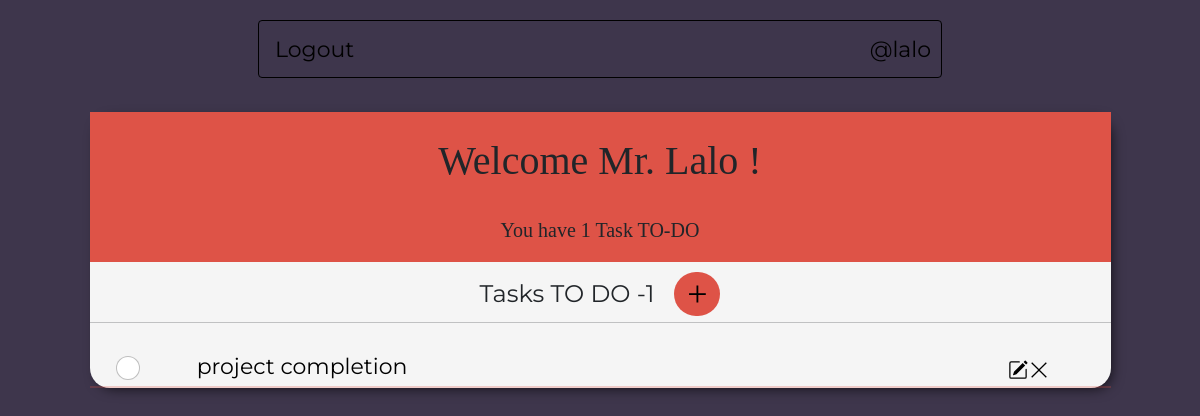
The app's page / (signed in), older data.
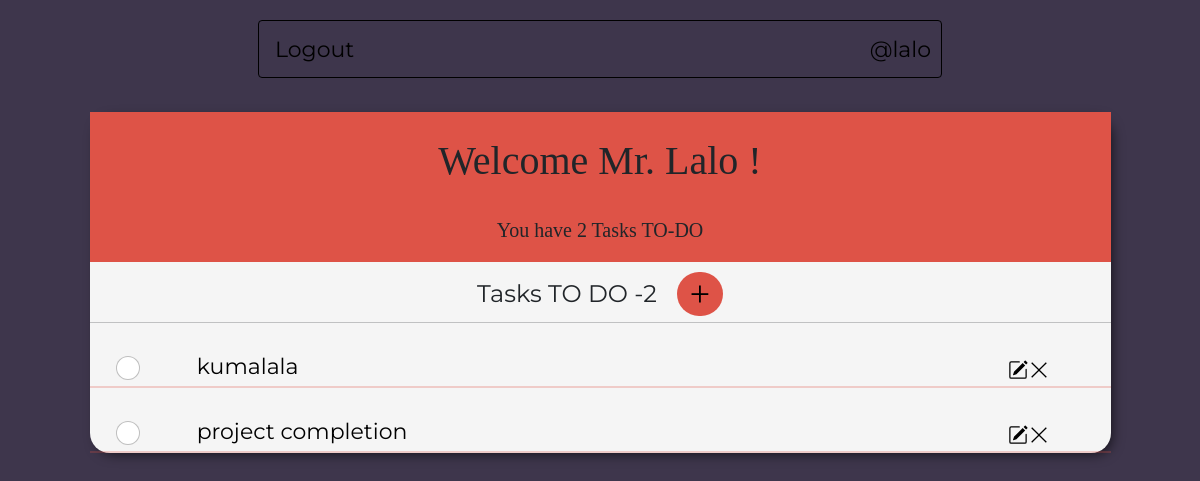
The same page, newer data.
### base/models.py (models this page shows, shortened)
class Task(models.Model):
    title  = models.CharField(max_length=150)
    user = models.ForeignKey(User, on_delete=models.CASCADE, null=True, blank=True)
    description = models.TextField(max_length = 250,blank = True, null = True) # the blank and null will allow the description to be optional (not required
    dueDate = models.DateTimeField(null = True, blank = True) # this will be the date and time when the task is due
    created = models.DateTimeField(auto_now_add = True)# the auto_now_add will automatically add the date and time when the task is created
    complete = models.BooleanField(default = False) # setting the default of this to false because when we first create a task it is not completed
    REQUIRED_FIELDS = [title,complete]
    class Meta:
        ordering = ['complete', '-created'] # created will set the order of the tasks to be in the order of the date and time they were created in ascending order

### base/views.py (the view)
# urls.py: path('',TaskList.as_view(),name = 'tasksHome'),
class TaskList(SuccessMessageMixin,LoginRequiredMixin,ListView):
    model = Task
    success_message = "Task Created Successfully"
    template_name = 'base/tasksHome.html'
    context_object_name = 'tasks'   # This is used to specify the name of the object that we want to use in the template. In this case, we are using tasks as the object name
    def get_context_data(self, **kwargs):
        context = super().get_context_data(**kwargs)
        context['tasks'] = context['tasks'].filter(user=self.request.user) # this allows us to filter the tasks based on the user that is logged in. This will only show the tasks that are created by the user that is logged in
        context['count'] = context['tasks'].filter(complete = False).count() # this will count the number of tasks that are not completed
        search_input = self.request.GET.get('q') or ''
        if search_input:
            context['tasks'] = context['tasks'].filter(title__icontains = search_input)
        context['search_input'] = search_input
        return context

### base/templates/base/tasksHome.html (shortened to what this page needs)
{% extends "main.html" %}
{% load static%}
{% block content %}
<div class = "MainPage">
    <div class = "HeaderBar">
      {% if request.user.is_authenticated %}
        <div class = "text-big" ><h1 > Welcome Mr. {{ request.user|title}} !</h1></div>
        <div class = "text-small"> <h5 class = "text-small"> You have {{count}} Task{{count|pluralize:"s"}} TO-DO </h5></div>
      {% endif%}
    </div>
    <div class="search-add-wrapper">
         <div class = "add-task-wrapper">
        <div class = "task-to-do">Tasks TO DO - <span>{{tasks|length}}</span></div>
        <div class ="add-Task-Button"><a id="add-link" href="{% url 'create-task' %}">&#x2b;</a></div>
         </div>
    </div>
 <hr>
  <div class = "Tasks-list">
   {% if tasks is None%}
            <div style="text-align: center; padding-bottom: 10px; line-height: 1em;">
                <h3>No items to see.....</h3>
                <h3>Create a <a style="text-decoration: none; color: #e53935;" href="{% url 'create-task' %}      ">New task</a> ! </h3>
            </div>
   {% else %}
    {% for task in tasks %}
      <div class="taskHeader" id= "headOfTask">
          <div class="input-group mb-3">
              <input class="form-check-input mt-0" type="checkbox" value="" aria-label="Checkbox for following text input">
          </div>
          <div class= "text-big-main">
           <a href = "{% url 'task' task.id%}" >   {{ task.title}}</a>
          </div>
        {% if task.user == request.user  %}
          <div class="room__topRight">
            <div class="icon-container">
                <a href="{% url 'edit-task' task.id %}">
                    <img src="{% static 'images/pencil-square.svg'%}" alt="editButton" width="20" height="32">
                </a>
            </div>
            <div class="icon-container">
                <a href="{% url 'delete-task' task.id %}">
                    <svg version="1.1" xmlns="http://www.w3.org/2000/svg" width="22" height="32" viewBox="0 0 32 32">
                        <title>Delete</title>
                        <path
                            d="M27.314 6.019l-1.333-1.333-9.98 9.981-9.981-9.981-1.333 1.333 9.981 9.981-9.981 9.98 1.333 1.333 9.981-9.98 9.98 9.98 1.333-1.333-9.98-9.98 9.98-9.981z">
                        </path>
                    </svg>
                </a>
            </div>
        </div>
        {% endif %}
      </div>
    <hr class ="Custom-HR">
   {% endfor%}
  {% endif%}
 </div>
</div>
{% endblock content%}

Row changes from the older to the newer data that the page shows:
added Task: title "kumalala"
Text that changed along with them:
{{ count }}: "1" → "2"
{{ tasks|length }}: "1" → "2"
